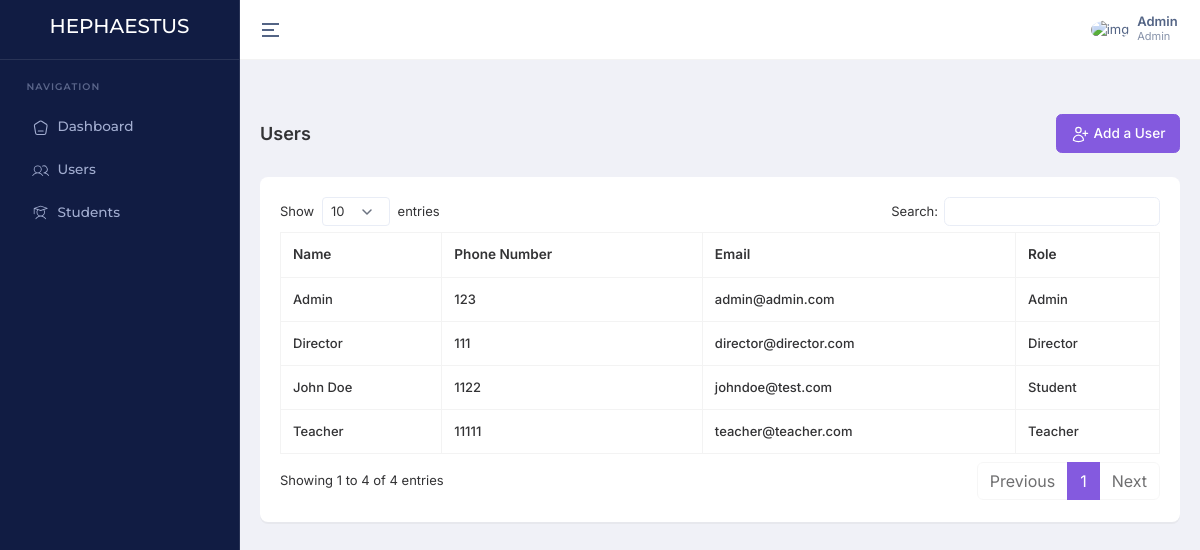
The app's page /users/ (signed in), older data.
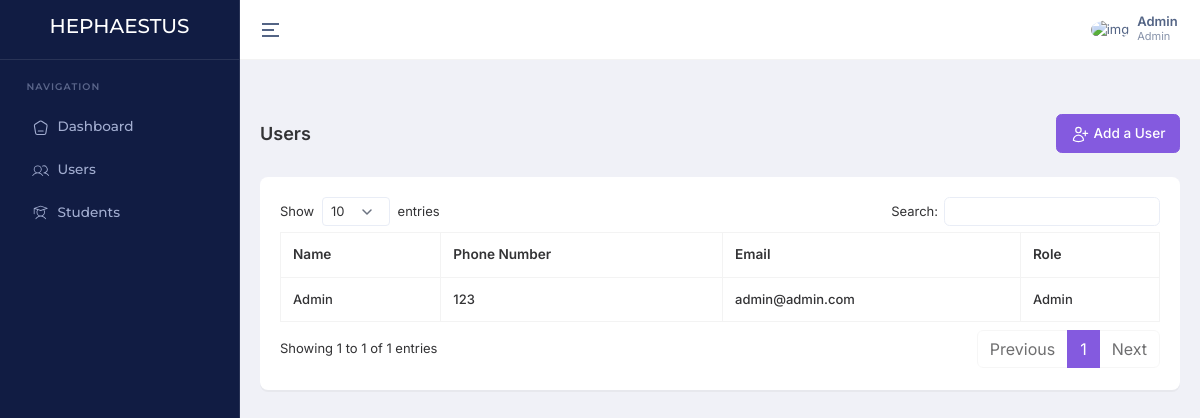
The same page, newer data.
### account/models.py (models this page shows, shortened)
class User(AbstractBaseUser, PermissionsMixin):
    ROLE_CHOICES = (
        ('Admin', 'Admin'),
        ('Director', 'Director'),
        ('Teacher', 'Teacher'),
        ('Student', 'Student'),
    )
    email = models.EmailField(unique=True)
    name = models.CharField(max_length=255)
    slug = models.SlugField(unique=True, blank=True)
    phone_number = models.CharField(max_length=15, unique=True)
    image = ProcessedImageField(
        upload_to=user_image_path,
        processors=[ResizeToFill(720, 720)],
        format='JPEG',
        options={'quality': 90},
        null=True,
        blank=True,
    )
    role = models.CharField(max_length=30, choices=ROLE_CHOICES)
    added_by = models.ForeignKey('self', on_delete=models.CASCADE, null=True, blank=True, related_name='added_users')
    created_at = models.DateTimeField(default=timezone.now)
    updated_at = models.DateTimeField(auto_now=True)
    is_active = models.BooleanField(default=True)
    is_staff = models.BooleanField(default=False)
    objects = CustomUserManager()
    USERNAME_FIELD = 'phone_number'
    REQUIRED_FIELDS = ['name', 'email']

### home/views.py (the view)
# urls.py: path('users/', getUsers, name='getUsers'),
@login_required
def getUsers(request):
    if not request.user.is_staff:
        messages.error(request, 'You do not have permission to access this page.')
        return redirect('home:dashboard')
    getUsers = User.objects.all().order_by('-created_at')
    context = {
        'getUsers': getUsers
    }
    return render(request, 'pages/users/index.html', context)

### templates/pages/users/index.html (shortened to what this page needs)
{% extends "layouts/app.html" %}
{% block content %}
    <div class="container-fluid">
        <div class="d-md-flex d-block align-items-center justify-content-between my-4 page-header-breadcrumb">
            <h1 class="page-title fw-semibold fs-18 mb-0">Users</h1>
            <div class="ms-md-1 ms-0">
                <nav>
                    <ol class="breadcrumb mb-0">
                        <a class="btn btn-primary" href="{% url 'home:addUser' %}">
                            Add a User
                        </a>
                    </ol>
                </nav>
            </div>
        </div>
        <div class="row">
            <div class="col-xl-12">
                <div class="card custom-card">
                    <div class="card-body">
                        <div class="table-responsive">
                            <table id="datatable" class="table table-bordered text-nowrap w-100">
                                <thead>
                                    <tr>
                                        <th>Name</th>
                                        <th>Phone Number</th>
                                        <th>Email</th>
                                        <th>Role</th>
                                    </tr>
                                </thead>
                                <tbody>
                                    {% for user in getUsers %}
                                        <tr>
                                            <td>{{ user.name }}</td>
                                            <td>{{ user.phone_number }}</td>
                                            <td>{{ user.email }}</td>
                                            <td>{{ user.role }}</td>
                                        </tr>
                                    {% endfor %}
                                </tbody>
                            </table>
                        </div>
                    </div>
                </div>
            </div>
        </div>
    </div>
{% endblock %}

### templates/layouts/app.html (shortened to what this page needs)
{% load static %}
<!DOCTYPE html>
<html lang="en" dir="ltr" data-nav-layout="vertical" data-theme-mode="light" data-header-styles="light" data-menu-styles="dark" data-toggled="close">
<head>
    <link id="style" href="{% static 'libs/bootstrap/css/bootstrap.min.css' %}" rel="stylesheet">
    <link href="{% static 'css/styles.min.css' %}" rel="stylesheet">
    <link href="{% static 'libs/node-waves/waves.min.css' %}" rel="stylesheet">
    <link href="{% static 'libs/simplebar/simplebar.min.css' %}" rel="stylesheet">
    <link rel="stylesheet" href="{% static 'libs/choices.js/public/assets/styles/choices.min.css' %}">
    <link rel="stylesheet" href="https://cdn.datatables.net/1.11.5/css/dataTables.bootstrap5.min.css">
    <link rel="stylesheet" href="https://cdnjs.cloudflare.com/ajax/libs/toastr.js/latest/toastr.min.css">
</head>
<body>
    <div class="page">
        {% include 'inc/header.html' %}
        {% include 'inc/sidebar.html' %}
        <div class="main-content app-content">
            {% block content %}{% endblock %}
        </div>
    </div>
</body>
</html>

### templates/inc/header.html (shortened to what this page needs)
<header class="app-header">
    <div class="main-header-container container-fluid">
        <div class="header-content-left">
            <div class="header-element">
                <a aria-label="Hide Sidebar" class="sidemenu-toggle header-link animated-arrow hor-toggle horizontal-navtoggle" data-bs-toggle="sidebar" href="javascript:void(0);"><span></span></a>
            </div>
        </div>
        <div class="header-content-right">
            <div class="header-element">
                <a href="javascript:void(0);" class="header-link dropdown-toggle" id="mainHeaderProfile" data-bs-toggle="dropdown" data-bs-auto-close="outside" aria-expanded="false">
                    <div class="d-flex align-items-center">
                        <div class="me-sm-2 me-0">
                            <img src="https://cdn.pixabay.com/photo/2015/10/05/22/37/blank-profile-picture-973460_960_720.png" alt="img" width="32" height="32" class="rounded-circle">
                        </div>
                        <div class="d-sm-block d-none">
                            <p class="fw-semibold mb-0 lh-1">{{ request.user.name }}</p>
                            <span class="op-7 fw-normal d-block fs-11">{{ request.user.role }}</span>
                        </div>
                    </div>
                </a>
            </div>
        </div>
    </div>
</header>

### templates/inc/sidebar.html (shortened to what this page needs)
{% load static %}
<aside class="app-sidebar sticky" id="sidebar">
    <div class="main-sidebar-header">
        <a href="{% url 'home:dashboard' %}" class="header-logo">
            <h5 class="text-white">
                HEPHAESTUS
            </h5>
        </a>
    </div>
    <div class="main-sidebar" id="sidebar-scroll">
        <nav class="main-menu-container nav nav-pills flex-column sub-open">
            <ul class="main-menu">
                <li class="slide__category"><span class="category-name">Navigation</span></li>
                <li class="slide">
                    <a href="{% url 'home:dashboard' %}" class="side-menu__item">
                        <span class="px-2">
                        </span>
                        <span class="side-menu__label">Dashboard</span>
                    </a>
                </li>
                <li class="slide">
                    <a href="{% url 'home:getUsers' %}" class="side-menu__item">
                        <span class="px-2">
                        </span>
                        <span class="side-menu__label">Users</span>
                    </a>
                </li>
                <li class="slide">
                    <a href="{% url 'home:getStudents' %}" class="side-menu__item">
                        <span class="px-2">
                        </span>
                        <span class="side-menu__label">Students</span>
                    </a>
                </li>
            </ul>
        </nav>
    </div>
</aside>

Row changes from the older to the newer data that the page shows:
removed User: name "John Doe", phone_number "1122", email "johndoe@test.com", role "Student"
removed User: name "Teacher", phone_number "11111", email "teacher@teacher.com", role "Teacher"
removed User: name "Director", phone_number "111", email "director@director.com", role "Director"
Text that changed along with them:
text written by a page script: "Show entries Search: Showing 1 to 4 of 4 entries Previous 1 Next" → "Show entries Search: Showing 1 to 1 of 1 entries Previous 1 Next"
